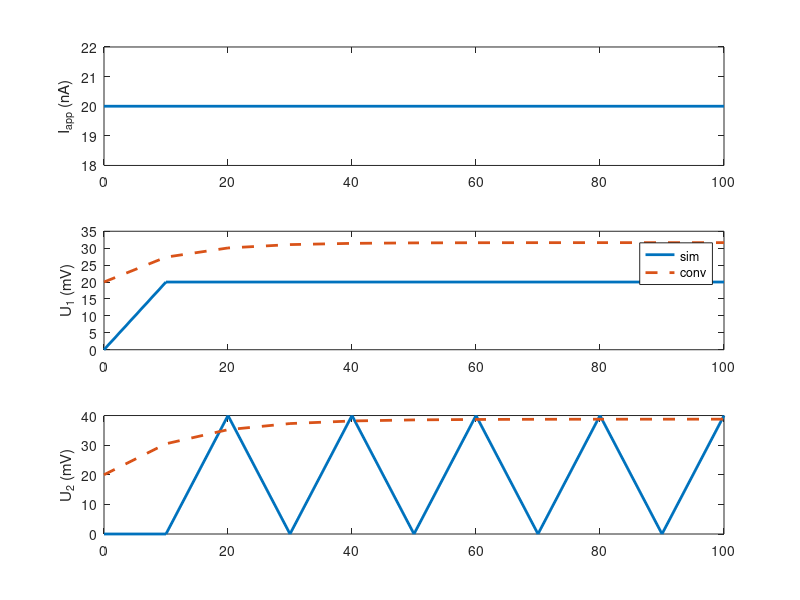
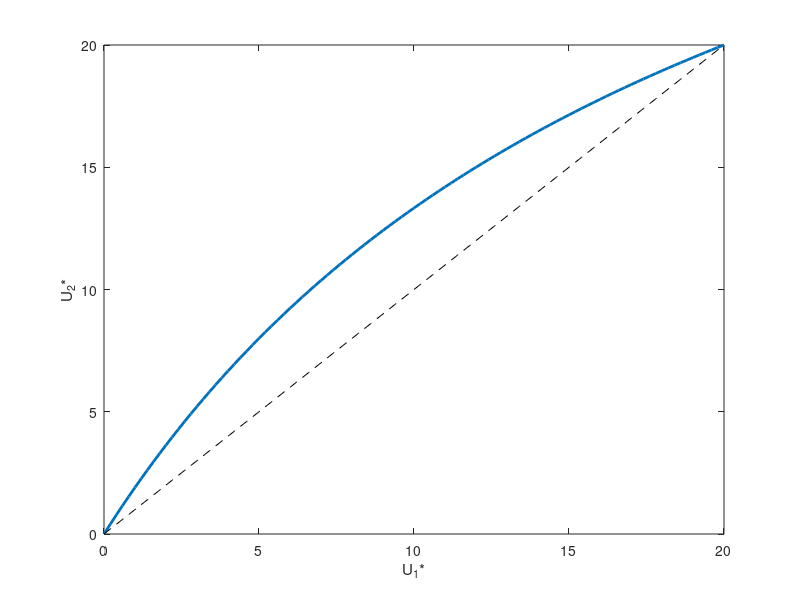

The MATLAB script that drew these images, in order:
% Nicholas Szczecinski 2019
% 4 Feb 19
% CWRU EMAE 689, Synthetic Nervous Systems

%Units are nF, uS, mV, ms, nA
Cm = 10;
Gm = 1;
Iapp = 20;
Er = -60;
Esyn = -20;

R = 20;
k = 1;

%User doesn't program this! This is based on design rules.
delEsyn = Esyn - Er;
gMax = k*R/(delEsyn - k*R);
if gMax < 0
    error('gMax must be greater than 0. Increase Esyn.')
end

dt = 10;
tmax = 100;
tau = Cm/Gm;

t = 0:dt:tmax;
numSteps = length(t);

%Compute V1(t) and V2(t) with simulation
U1sim = zeros(size(t));
U2sim = zeros(size(t));
U1sim(1) = 0;
U2sim(1) = 0;

Iconv = Iapp+zeros(size(t));
impResp = 1/tau*exp(-t/tau);
U1conv = dt*conv(Iconv,impResp);
g1conv = gMax*U1conv/R;
U2star = g1conv*delEsyn./(Gm + g1conv);
U2conv = dt*conv(U2star,impResp);

for i=2:numSteps
    U1sim(i) = U1sim(i-1) + dt/Cm*(Iapp - Gm*U1sim(i-1));
    gSyn = U1sim(i-1)/R*gMax;
    U2sim(i) = U2sim(i-1) + dt/Cm*(gSyn*(delEsyn - U2sim(i-1)) - Gm*U2sim(i-1));
end
V1sim = U1sim + Er;
v2sim = U2sim + Er;

h = figure;
subplot(3,1,1)
plot(t,Iapp+zeros(size(t)),'linewidth',2)
ylabel('I_{app} (nA)')

subplot(3,1,2)
plot(t,U1sim,'linewidth',2)
hold on
plot(t,U1conv(1:length(t)),'--','linewidth',2)
legend('sim','conv')
ylabel('U_1 (mV)')

subplot(3,1,3)
plot(t,U2sim,'linewidth',2)
hold on
plot(t,U2conv(1:length(t)),'--','linewidth',2)
ylabel('U_2 (mV)')

U1star = linspace(0,R,101);
U2star = gMax*U1star/R*delEsyn./(1 + gMax*U1star/R);

figure
plot(U1star,U2star,'linewidth',2)
hold on
plot(U1star,k*U1star,'k--')
ylim([0,R])
xlim([0,R])
xlabel('U_1*')
ylabel('U_2*')

figure(h)
